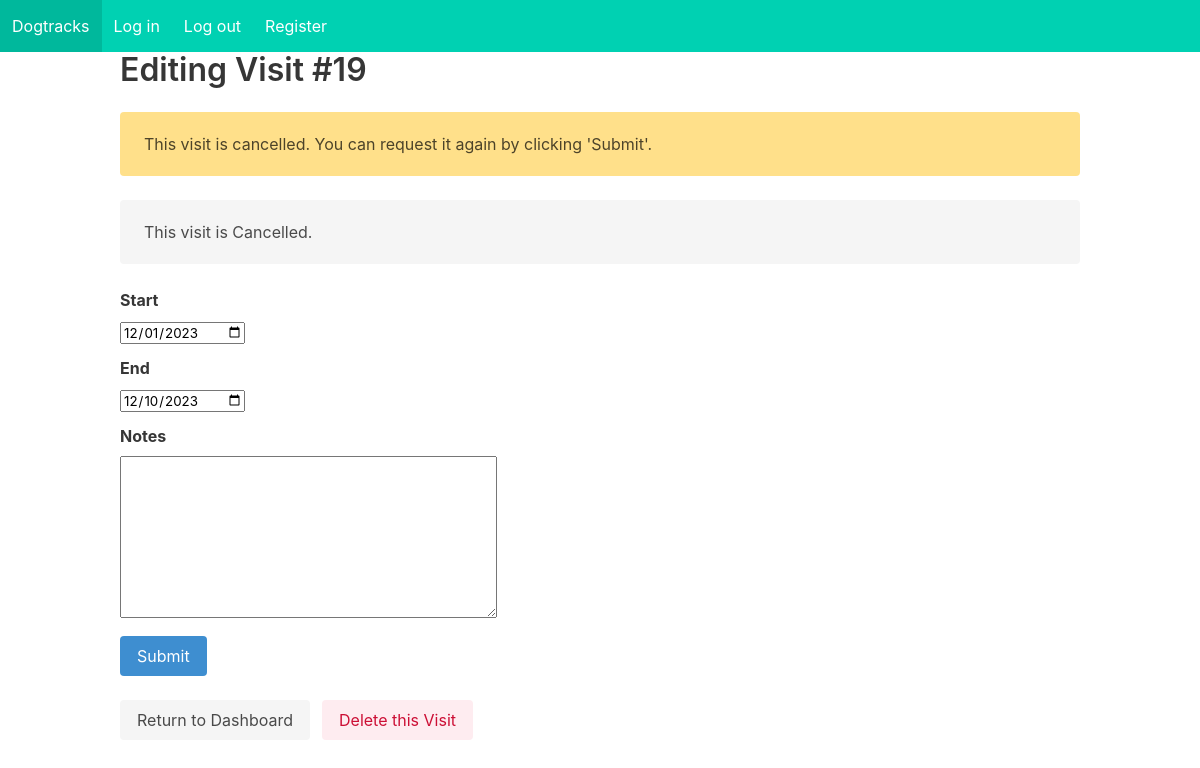
The app's page /dogtracks/update-visit/19 (signed in), older data.
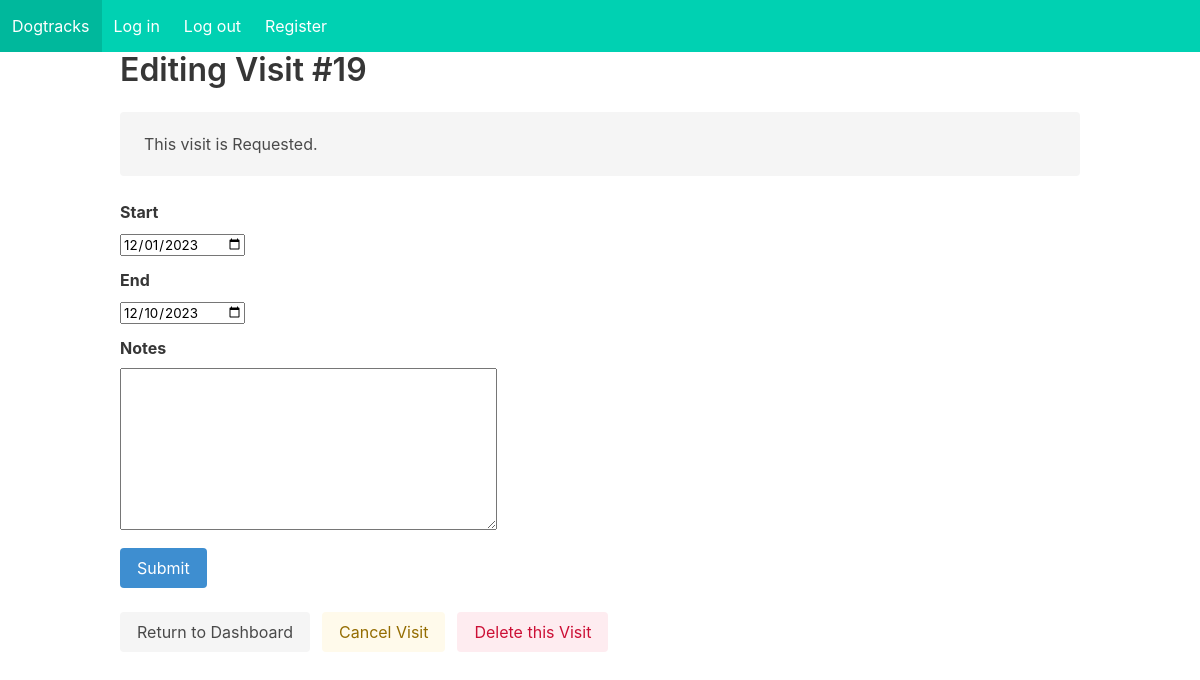
The same page, newer data.
### dogtracks/models.py (models this page shows, shortened)
class Visit(models.Model):
	CHOICES = (('request','Requested'), ('confirm', 'Confirmed'), ('complete', 'Completed'), ('cancel','Cancelled'))
	requester = models.ForeignKey(User, related_name='visits', on_delete=models.SET_NULL, null=True)
	status = models.CharField(choices=CHOICES, max_length=10)
	start = models.DateField(auto_now=False,auto_now_add=False)
	end = models.DateField(auto_now=False,auto_now_add=False)
	notes = models.TextField(null=True, blank=True)

### dogtracks/views.py (the view)
# urls.py: path('update-visit/<int:id>', views.edit_visit, name="update_visit"),
def edit_visit(request, id=None):
	if id:
		visit = Visit.objects.filter(id=id).first()
		title = f"Editing Visit #{visit.id}"
		if visit.requester != request.user:
			return HttpResponseForbidden()
	else:
		visit = Visit(requester=request.user)
		title = "Request a Visit"
	if request.method == 'POST':
		form = VisitForm(request.POST, instance=visit)
		if form.is_valid():
			visit.status = 'request'
			visit.save()
			return HttpResponseRedirect(reverse('index'))
	elif request.method == 'GET':
		form = VisitForm(instance=visit)
	context = {"form": form,
				"title": title}
	return render(request, 'dogtracks/visit-form.html', context)

### dogtracks/models.py (shortened to what this page needs)
class VisitForm(ModelForm):
	class Meta:
		model = Visit
		fields = ['start', 'end', 'notes']
		widgets = {
					'start': forms.NumberInput(attrs={'type': 'date'}),
					'end': forms.NumberInput(attrs={'type': 'date'})
					}

### dogtracks/templates/dogtracks/visit-form.html (shortened to what this page needs)
{% extends 'dogtracks/template.html' %}
{% load static %}
{% block content %}
<div class="container">
	<h1 class="title">{{ title }}</h1>
	{% if form.instance.status == 'cancel' %}
	<div class="notification is-warning">
        This visit is cancelled. You can request it again by clicking 'Submit'.
    </div>
    {% endif %}
    {% if form.instance.status %}
    <div class="notification">
    	This visit is {{ form.instance.get_status_display }}.
    </div>
	{% endif %}
	<form action="" method="post">
		<div class="field">
			<label class="label">{{ form.start.label }}</label>
			<div class="control">
				{{ form.start }}
			</div>
		</div>
		<div class="field">
			<label class="label">{{ form.end.label }}</label>
			<div class="control">
				{{ form.end }}
			</div>
		</div>
		<div class="field">
			<label class="label">{{ form.notes.label }}</label>
			<div class="control">
				{{ form.notes }}
			</div>
		</div>
		<div class="field">
			<div class="control">
				<input id="btn-submit-visit" class="button is-info" type="submit" value="Submit" />
			</div>
		</div>
	</form>
	<br>
	<div class="field is-grouped">
		<div class="control">
			<button id="btn-cancel-changes" class="button is-light">
				Return to Dashboard
			</button>
		</div>
		{% if form.instance.status != 'cancel' %}
		<div class="control">
			<a class="button is-warning is-light is-link"
			href="/dogtracks/change-visit-status/{{ form.instance.id }}">
			Cancel Visit
			</a>
		</div>
		{% endif %}
		{% if form.instance.id %}
		<div class="control">
			<a class="button is-danger is-light is-link"
			href="/dogtracks/remove-visit/{{ form.instance.id }}">
				Delete this Visit
			</a>
		</div>
		{% endif %}
	</div>
</div>
{% endblock %}

Row changes from the older to the newer data that the page shows:
changed Visit: instance.status "Cancelled" → "Requested"; status "cancel" → "request" (drawn)
Text that changed along with them:
text no longer shown: "This visit is cancelled. You can request it again by clicking 'Submit'."
text now shown: "Cancel Visit"
